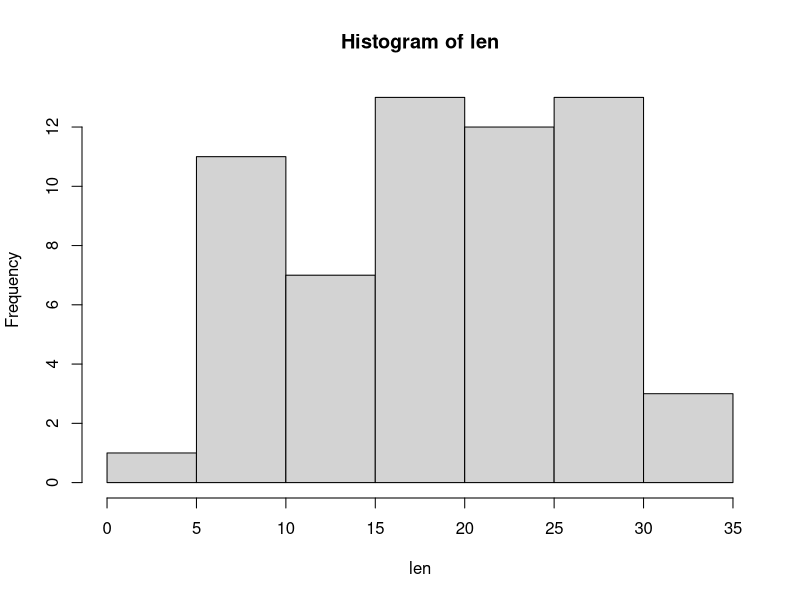
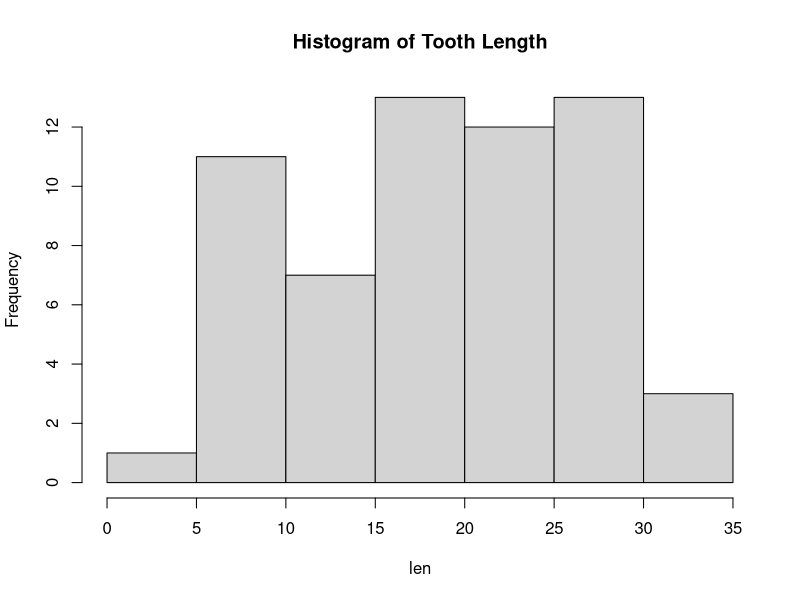
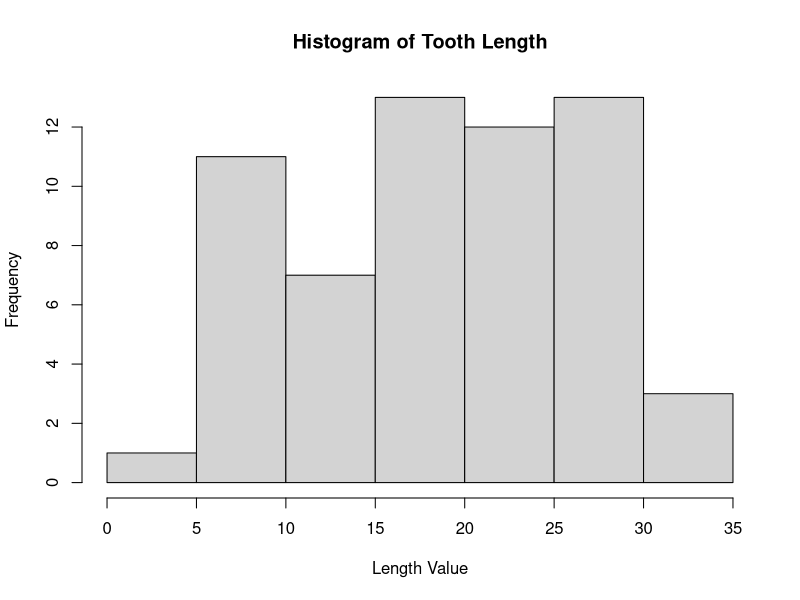
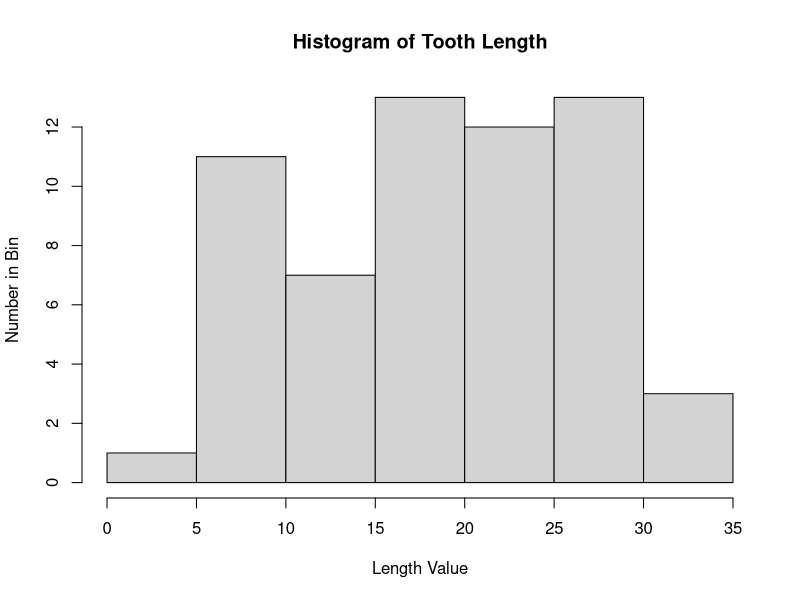
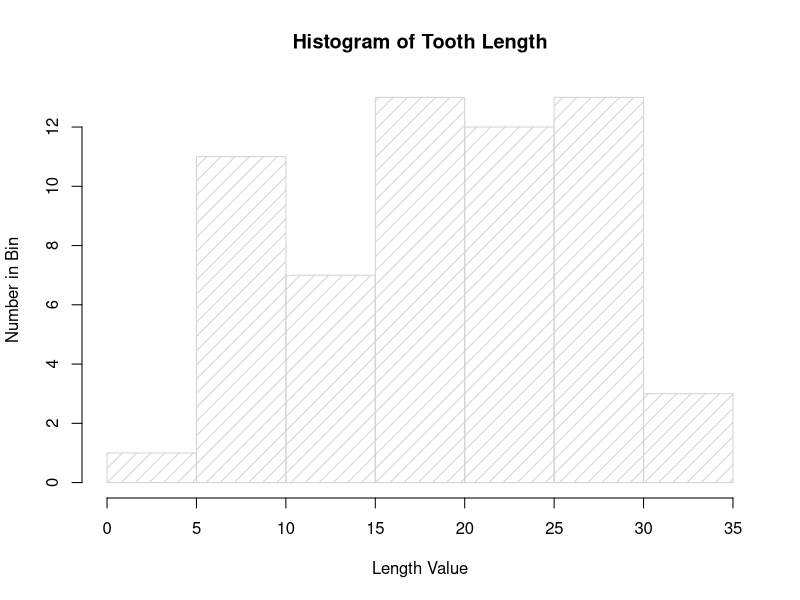
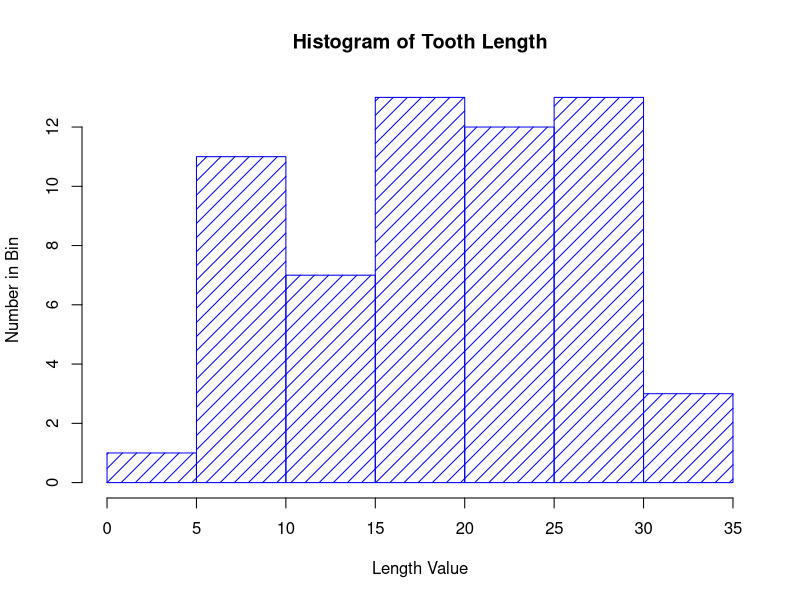
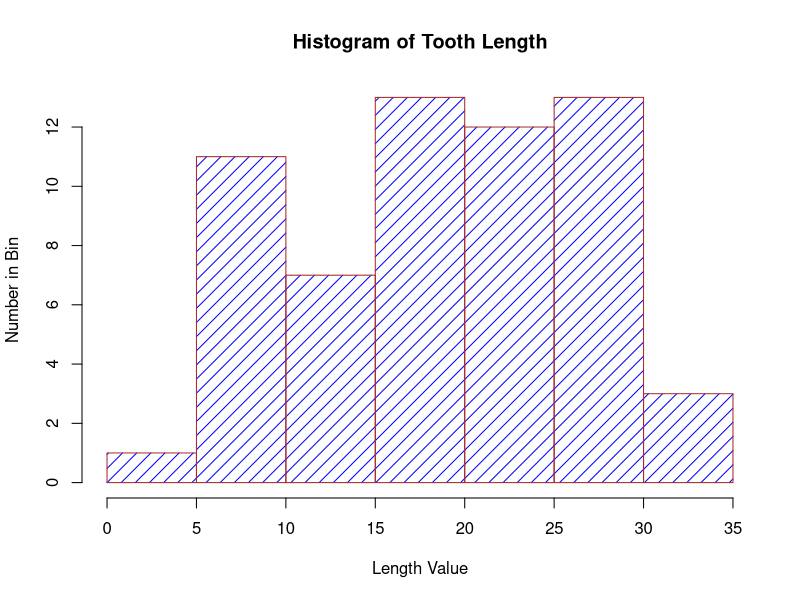
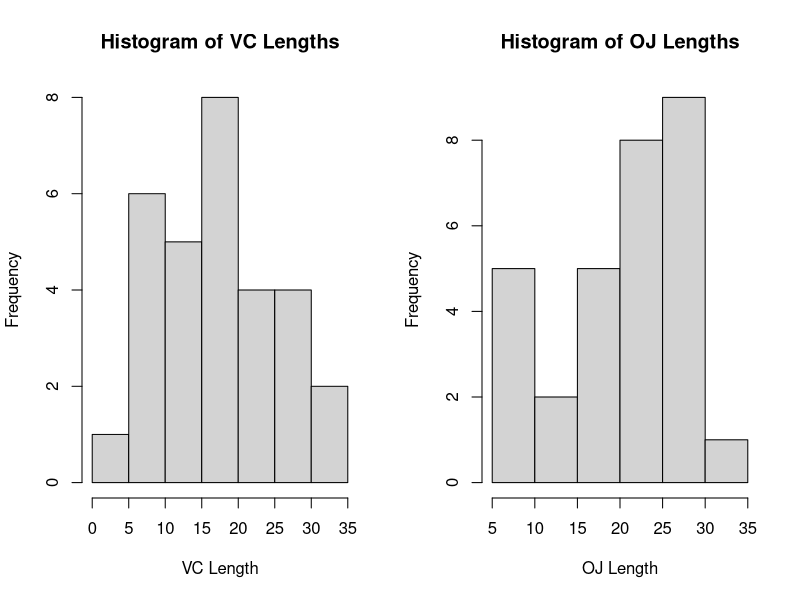

The R source for these figures, in order:
####################################################
##R script corresponding to Video Lecture 3
##Lecture on making graphs beautiful
##Justin Post
###################################################

#look at the built in ToothGrowth data set
head(ToothGrowth)
#inspect data a bit more
str(ToothGrowth)
#attach it so we can call the column names as variables
attach(ToothGrowth)

#################################################################
##Histograms
#For numeric variables, we often make histograms
hist(len)
#look at histogram options
help(hist)

#add a better title
hist(len,main="Histogram of Tooth Length")
#change label on x axis
hist(len,main="Histogram of Tooth Length",xlab="Length Value")
#change label on y axis
hist(len,main="Histogram of Tooth Length",xlab="Length Value",
    ylab="Number in Bin")
#add some shading to the bars
hist(len,main="Histogram of Tooth Length",xlab="Length Value",
     ylab="Number in Bin",density=10)
#change the coloring of the histogram
hist(len,main="Histogram of Tooth Length",xlab="Length Value",
     ylab="Number in Bin",density=10,col="blue")
#change the color of the boxes
hist(len,main="Histogram of Tooth Length",xlab="Length Value",
     ylab="Number in Bin",density=10,col="blue",border="brown")

#we can create two plots in one window
par(mfrow=c(1,2))

#first 30 values are VC, 31-60 are OJ
VClen<-ToothGrowth[1:30,1]
#or VClen<-len[1:30]
OJlen<-ToothGrowth[31:60,1]
#or OJlen<-len[31:60]

#basic histograms
hist(VClen,main="Histogram of VC Lengths",xlab="VC Length")
hist(OJlen,main="Histogram of OJ Lengths",xlab="OJ Length")


####################################################################
##Boxplots
#set plotting window back to 1 plot
par(mfrow=c(1,1))

#create basic boxplot
boxplot(len)
#check options
help(boxplot)
#create boxplots for OJ and VC
boxplot(len~supp)
#add title
boxplot(len~supp,main="Boxplots of Lengths by Supplement")
#change labeling
boxplot(len~supp,main="Boxplots of Lengths by Supplement",
        names=c("OJ values","VJ values"))
#make them horizontal 
boxplot(len~supp,main="Boxplots of Lengths by Supplement",
        names=c("OJ values","VJ values"),horizontal=TRUE)

#get summary of boxplot without plotting
boxplot(len~supp,main="Boxplots of Lengths by Supplement",
        names=c("OJ values","VJ values"),plot=FALSE)
#save this as an R object
box<-boxplot(len~supp,main="Boxplots of Lengths by Supplement",
        names=c("OJ values","VJ values"),plot=FALSE)
box
#access the attributes of the object using the $ operator
box$
box$names
box$stats


#############################################################
##Scatterplots
#create a scatterplot of the dose and length variables
plot(len,dose)
#switch x and y
plot(x=dose,y=len)
#look at options
help(plot)
#change title and labels
plot(x=dose,y=len,main="Scatterplot of Length and Dose",xlab="Dose",ylab="Length")

#change some options with par 
plot(x=dose,y=len,main="Scatterplot of Length and Dose",xlab="Dose",ylab="Length",
     pch=5)
plot(x=dose,y=len,main="Scatterplot of Length and Dose",xlab="Dose",ylab="Length",
     pch=5,cex=0.5)
#add lines to the plot corresponding to the overall mean of length
abline(h=mean(len))
#change thickness
abline(h=mean(len),lwd=3)
#change color
abline(h=mean(len),lwd=3,col="blue")

#plot points and change color depending on supplement
#create color vector corresponding to supplement
colorvec<-c(rep("Blue",30),rep("Green",30))
colorvec
plot(x=dose,y=len,main="Scatterplot of Length and Dose",xlab="Dose",ylab="Length",
     pch=15,cex=0.5,col=colorvec)

